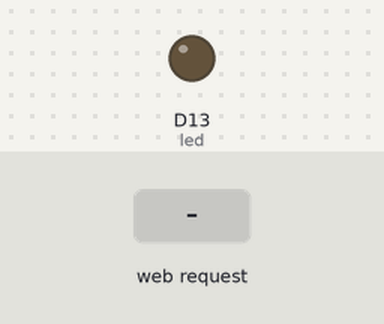
Recording of a sketch running on a simulated Arduino Uno R4 WiFi. Shown: output pins drawn as LEDs (lit = HIGH). Inputs (shaded band) come from the test bench. Not simulated (calls return 0 or success): arduino_secrets.h; what the sketch prints to the serial monitor is not drawn.

Above: at 11.2 s.
11.3 s: HTTP request GET /H received
At 12.2 s:
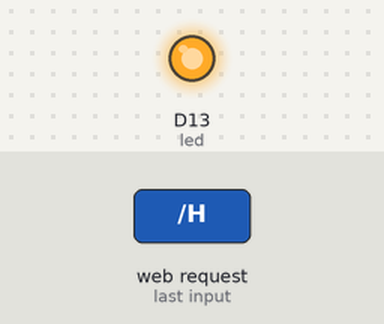
12.8 s: HTTP request GET /L received
At 13.4 s:
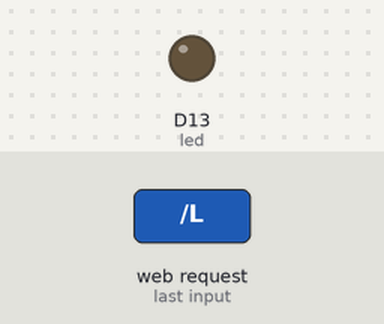
Timing chart, 0 to 15.8 s (numbered marks = the images above; inputs shaded):
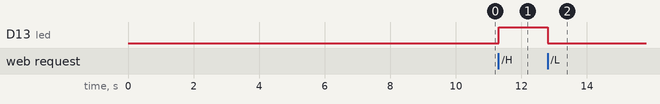

The sketch:

02_POST_REQ.ino
```cpp
#include <WiFiS3.h>
#include <arduino_secrets.h>

char ssid[] = SECRET_SSID;
char pass[] = SECRET_PASS;

WiFiServer server(80);
int led = LED_BUILTIN;
int status = WL_IDLE_STATUS;

void setup() {
  Serial.begin(9600);
  while (!Serial);

  pinMode(led, OUTPUT);

  if (WiFi.status() == WL_NO_MODULE) {
    Serial.println("WiFi module not found!");
    while (true);
  }

  WiFi.config(IPAddress(192, 48, 56, 2));
  status = WiFi.beginAP(ssid, pass);

  if (status != WL_AP_LISTENING) {
    Serial.println("Failed to start AP");
    while (true);
  }

  delay(10000);
  server.begin();

  Serial.print("AP IP Address: ");
  Serial.println(WiFi.localIP());
}

void loop() {
  WiFiClient client = server.available();

  if (client) {
    String currentLine = "";
    String request = "";

    while (client.connected()) {
      if (client.available()) {
        char c = client.read();
        request += c;

        if (c == '\n' && currentLine.length() == 0) {
          if (request.indexOf("GET /H") >= 0) digitalWrite(led, HIGH);
          if (request.indexOf("GET /L") >= 0) digitalWrite(led, LOW);

          client.println("HTTP/1.1 200 OK");
          client.println("Content-type:text/html");
          client.println();

          client.println("<p><a href=\"/H\">Turn LED ON</a></p>");
          client.println("<p><a href=\"/L\">Turn LED OFF</a></p>");
          client.println("<form method='POST' action='/submit'>");
          client.println("Name: <input name='username'><br>");
          client.println("Color: <input type='color' name='favcolor'><br>");
          client.println("<input type='submit' value='Submit'></form>");
          client.println();
          break;
        } else if (c != '\r') {
          currentLine += c;
        } else {
          currentLine = "";
        }

        if (request.indexOf("POST /submit") >= 0) {
          // Wait for headers to end
          while (client.available()) {
            String line = client.readStringUntil('\n');
            if (line == "\r") break;
          }

          // Read form body
          String body = "";
          while (client.available()) {
            body += (char)client.read();
          }

          Serial.print("POST Body: ");
          Serial.println(body); // Example: username=Alice&favcolor=%23ff0000

          // Parse form values
          int nameIndex = body.indexOf("username=");
          int colorIndex = body.indexOf("favcolor=");

          String username = (nameIndex >= 0) ? body.substring(nameIndex + 9, body.indexOf('&')) : "";
          String color = (colorIndex >= 0) ? body.substring(colorIndex + 12) : "";

          Serial.print("User: ");
          Serial.println(username);
          Serial.print("Color: #");
          Serial.println(color);

          client.println("HTTP/1.1 200 OK");
          client.println("Content-type:text/html");
          client.println();
          client.println("<h1>Form Received</h1>");
          client.print("<p>User: ");
          client.print(username);
          client.println("</p>");
          client.print("<p>Color: #");
          client.print(color);
          client.println("</p>");
          client.println("<a href='/'>Go Back</a>");
          break;
        }
      }
    }

    client.stop();
  }
}
```

Measured:
- after the input at 11.3 s, D13 (led): LOW → HIGH at once
- after the input at 12.8 s, D13 (led): HIGH → LOW at once
